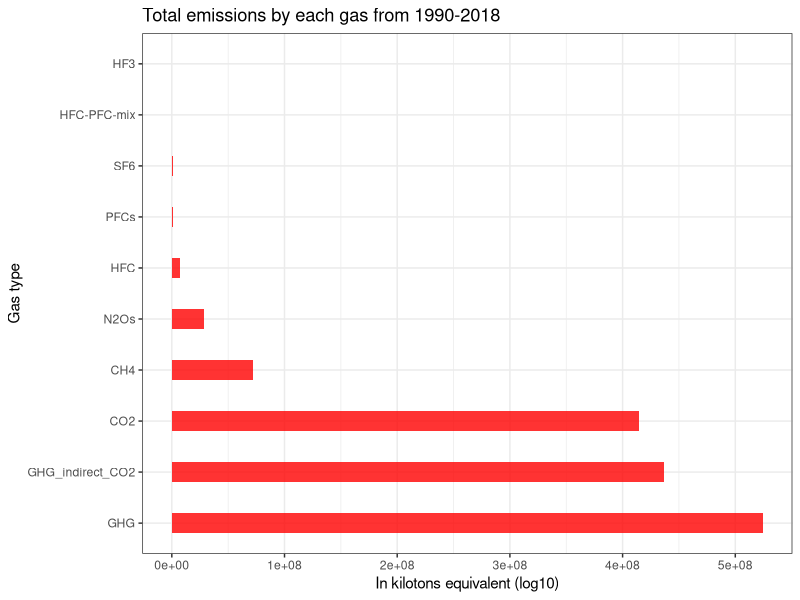
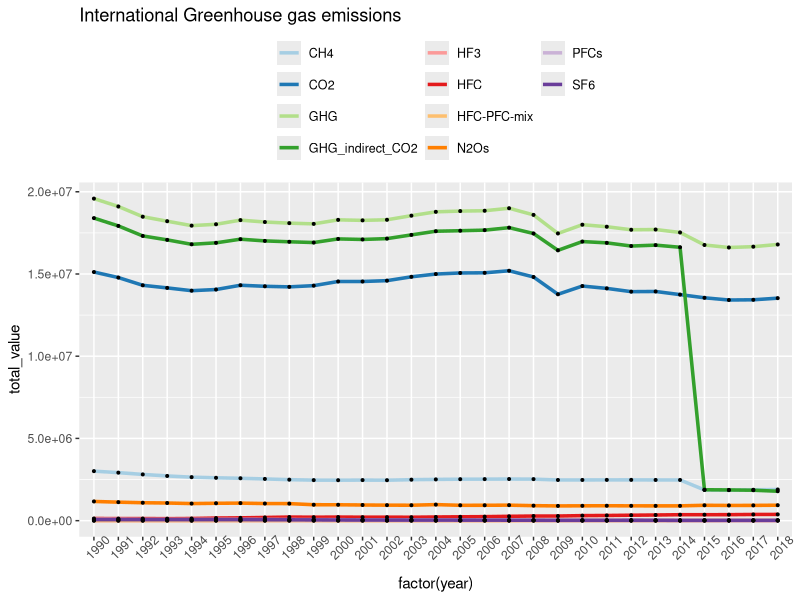
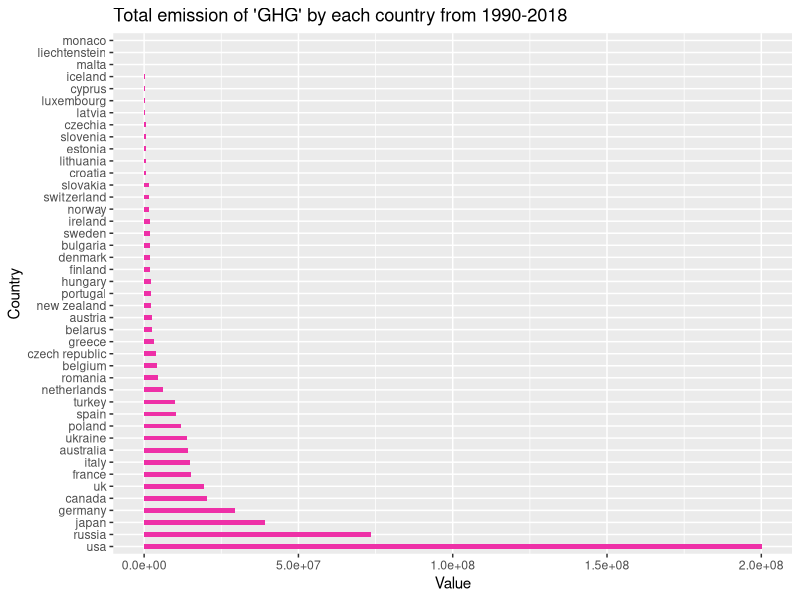
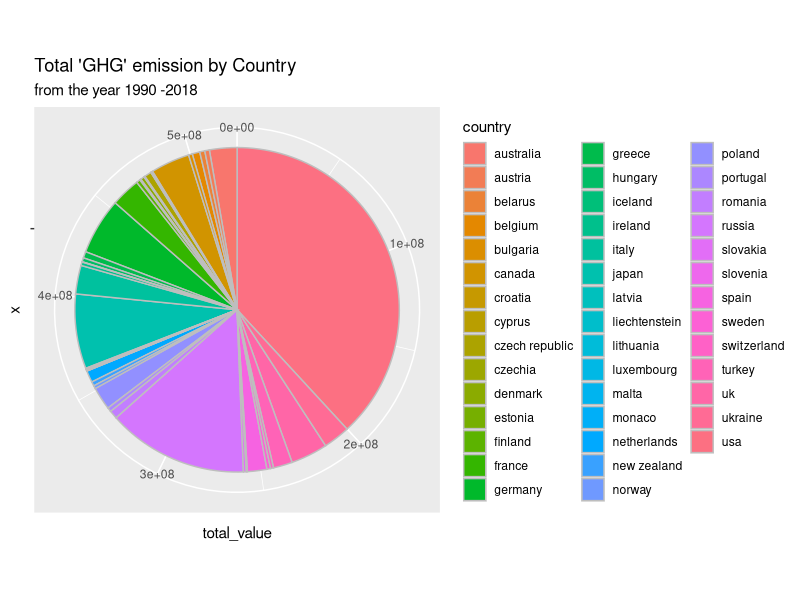
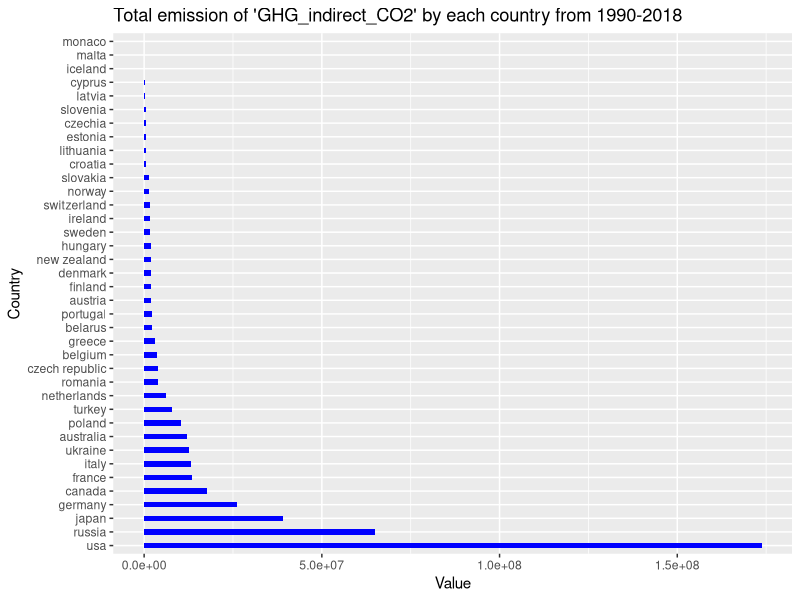
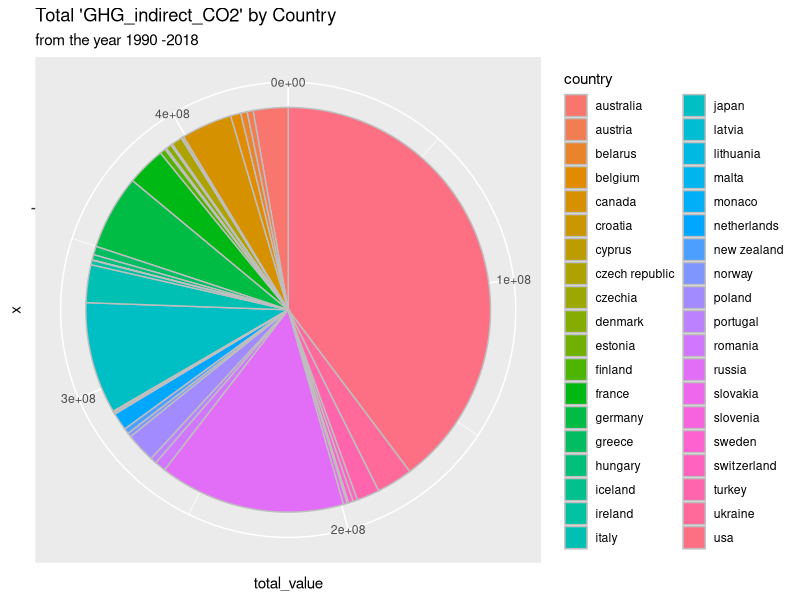
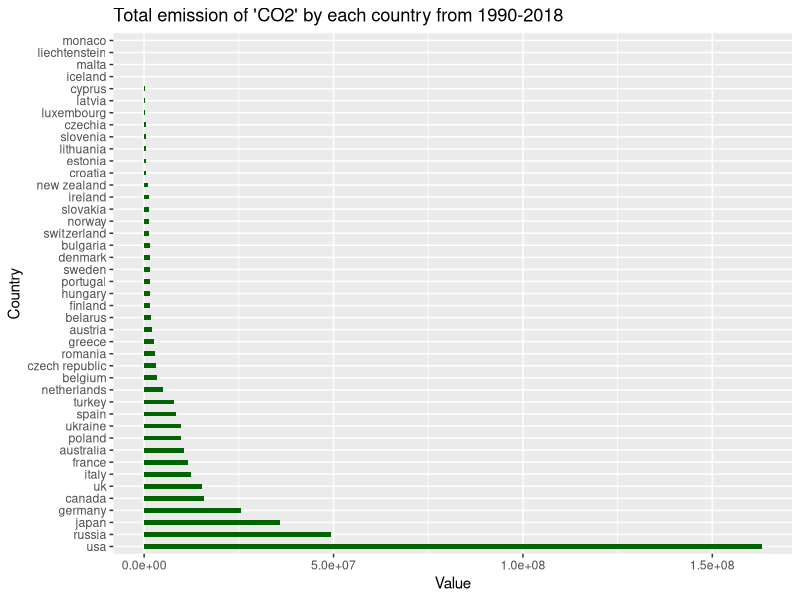
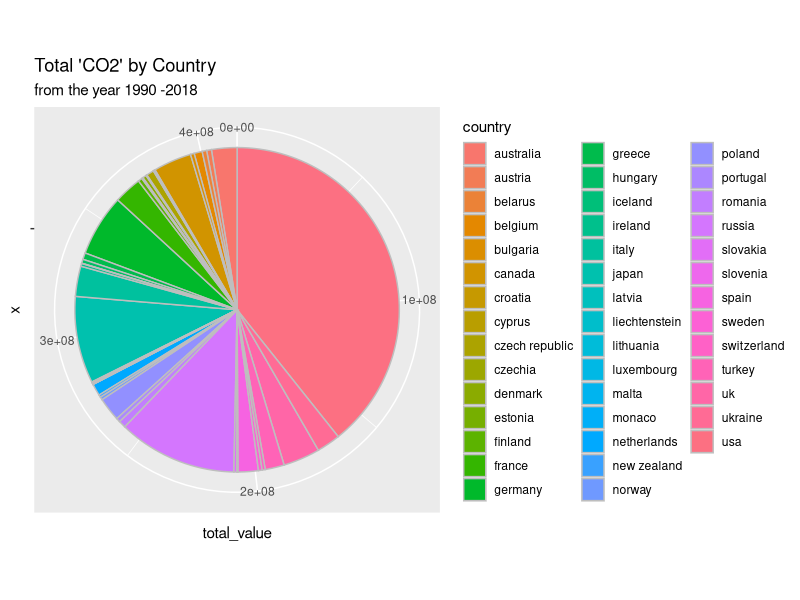

Here is the R script that generated these plots, in order:
## ---- chunk 1
knitr::opts_chunk$set(echo = TRUE)
## ---- chunk 2
#loading required libraries
library(dplyr)#for exploratory data analysis
library(ggplot2)#for data visualization 
#loading the csv file
dataset <- read.csv("greenhouse_gas_inventory_data_data.csv",sep=',',stringsAsFactors = FALSE)
head(dataset)#observing first 6 observations of the dataset

## ---- chunk 3
#checking the dimensions of the dataset
dim(dataset)
#checking the internal structure of dataset
str(dataset)
## ---- chunk 4
#checking is there any missing values in the dataset
any(is.na(dataset))

## ---- chunk 5
#renaming the large data points by using mutate and recode
dataset<-dataset %>% mutate(category=recode(category, 
                                  carbon_dioxide_co2_emissions_without_land_use_land_use_change_and_forestry_lulucf_in_kilotonne_co2_equivalent='CO2',
                                  greenhouse_gas_ghgs_emissions_including_indirect_co2_without_lulucf_in_kilotonne_co2_equivalent='GHG_indirect_CO2',
                                  greenhouse_gas_ghgs_emissions_without_land_use_land_use_change_and_forestry_lulucf_in_kilotonne_co2_equivalent='GHG',
                                  hydrofluorocarbons_hfcs_emissions_in_kilotonne_co2_equivalent='HFC',
                                  methane_ch4_emissions_without_land_use_land_use_change_and_forestry_lulucf_in_kilotonne_co2_equivalent='CH4',
                                  nitrogen_trifluoride_nf3_emissions_in_kilotonne_co2_equivalent='HF3',
                                  nitrous_oxide_n2o_emissions_without_land_use_land_use_change_and_forestry_lulucf_in_kilotonne_co2_equivalent='N2Os',
                                  perfluorocarbons_pfcs_emissions_in_kilotonne_co2_equivalent='PFCs',
                                  sulphur_hexafluoride_sf6_emissions_in_kilotonne_co2_equivalent='SF6',
                                  unspecified_mix_of_hydrofluorocarbons_hfcs_and_perfluorocarbons_pfcs_emissions_in_kilotonne_co2_equivalent='HFC-PFC-mix'))

head(dataset)
## ---- chunk 6
n_distinct(dataset$country_or_area)#gives uniue values

## ---- chunk 7
#renaming the column 'country_or_area_ to 'country' for ease of use

dataset <- dataset %>% rename( country = country_or_area)

## ---- chunk 8
#changing all the values in the country column to the lower case for ease of use
dataset$country <- tolower(dataset$country)

#changing few longer country names to shorter form
dataset[dataset$country=='russian federation','country'] <-'russia'
dataset[dataset$country=='united kingdom','country'] <-'uk'
dataset[dataset$country=='united states of america','country'] <-'usa'

unique(dataset$country)
## ---- chunk 9
#removing euopean union using filter funtion
dataset <- dataset %>% filter(country!='european union')
unique(dataset$country)
## ---- chunk 10
#while converting data from char to numeric we might get NA values because some of our input values are not formatted properly, because they contain commas (i.e. ,) between the numbers. We can remove these commas by using the gsub function.
dataset$value <- gsub(",","",dataset$value)
dataset$value <- as.numeric(dataset$value)
str(dataset)

## ---- chunk 11
total_emissions <- dataset %>% group_by(category) %>%summarise(sum(value))
#arrange the data in descending order 
colnames(total_emissions)[2] <- "total_value"#changing name of column
#ordering the data in descending order
total_emissions <- total_emissions %>% arrange(desc(`total_value`))
# getting sum of a target variable
total_gas_sum <- sum(total_emissions$total_value)
#creating a variable 'each_emission_percentage' to store the percentage of contributions
each_gas_percent <- mutate(total_emissions, each_emission_percentage = (total_emissions$total_value/total_gas_sum)*100)%>% mutate_at(vars(each_emission_percentage), funs(round(., 3)))#to round the values for 3 decimal places
each_gas_percent
## ---- chunk 12
#Visualizing overall emissions of each gas from 1990-2018
ggplot(total_emissions, aes(x=reorder(category,-total_value), y=total_value)) +
    geom_bar(stat="identity", fill="red", alpha=.8, width=.4) +
    xlab("Gas type") +
    ylab("In kilotons equivalent (log10)")+
    ggtitle("Total emissions by each gas from 1990-2018")+
    theme_bw()+
  coord_flip(expand = TRUE)#rotate the axis to avoid data overlapping

## ---- chunk 13
#group the data by category and year
Total_contribution_per_year <- dataset %>% group_by(category,year) %>% 
  summarize(total_value = sum(value),.groups = 'drop')
#now visualizing the grouped data 
ggplot(Total_contribution_per_year, aes(x=factor(year),y=total_value,group=category)) + geom_line(aes(color=category),size=1.2) + #for line plot
  geom_point(size=.7,color='black') +#points in the graph and size of points
  scale_color_brewer(name='',palette='Paired') + #coloring the lining
  theme(legend.position='top') + #placing the legend position
  theme(axis.text.x = element_text(size=9,angle=45),#size of x axis text
        legend.text=element_text(size=9)) + 
  labs(title='International Greenhouse gas emissions')+
  guides(color=guide_legend(ncol=3))


## ---- chunk 14
#selecting a subset of data that only contains "GHG" gas emission
GHG_data <- dataset[dataset$category=='GHG',]
#grouping by each country to know which countries produced highest GHG
GHG_by_country <- GHG_data%>% group_by(country) %>%summarise(sum(value))
colnames(GHG_by_country)[2] <- "total_value"#changing name of column
GHG_by_country <- GHG_by_country %>% arrange(desc(total_value))

## ---- chunk 15
ggplot(GHG_by_country, aes(x= reorder(country, -total_value), y=total_value)) +
    geom_bar(stat="identity", fill="maroon2", alpha=1, width=.4) +
    xlab("Country") +
    ylab("Value")+
    ggtitle("Total emission of 'GHG' by each country from 1990-2018")+
  coord_flip(expand = TRUE)
    
## ---- chunk 16
#visualizing % of contribution of each country
pie <- ggplot(GHG_by_country,aes(x="",y=total_value,fill = country))+
  geom_bar(stat = "identity",colour="gray")
pie+coord_polar("y", start=0,direction = 1)+
  ggtitle("Total 'GHG' emission by Country",subtitle = "from the year 1990 -2018")

## ---- chunk 17
#selecting a subset of data that only contains "GHG" gas emission
GHG_indirect_CO2 <- dataset[dataset$category=='GHG_indirect_CO2',]
#grouping by each country to know which countries produced highest GHG
GHG_indirect_country <- GHG_indirect_CO2%>% group_by(country) %>%summarise(total_value = sum(value),.groups = 'drop')
GHG_indirect_country <- GHG_indirect_country %>% arrange(desc(total_value))

#visualising the GHG_indirect_CO2
ggplot(GHG_indirect_country, aes(x= reorder(country, -total_value), y=total_value)) +
    geom_bar(stat="identity", fill="blue", alpha=1, width=.4) +
    xlab("Country") +
    ylab("Value")+
    ggtitle("Total emission of 'GHG_indirect_CO2' by each country from 1990-2018")+
  coord_flip(expand = TRUE)

## ---- chunk 18
#visualizing % of contribution of each country
pie <- ggplot(GHG_indirect_country,aes(x="",y=total_value,fill = country))+
  geom_bar(stat = "identity",colour="gray")
pie+coord_polar("y", start=0,direction = 1)+
  ggtitle("Total 'GHG_indirect_CO2' by Country",subtitle = "from the year 1990 -2018")
## ---- chunk 19
#selecting a subset of data that only contains "CO2" gas emission
CO2_data <- dataset[dataset$category=='CO2',]
#grouping by each country to know which countries produced highest GHG
CO2_by_country <- CO2_data%>% group_by(country) %>%summarise(total_value = sum(value),.groups = 'drop')
CO2_by_country <- CO2_by_country %>% arrange(desc(total_value))

#visualising the GHG_indirect_CO2
ggplot(CO2_by_country, aes(x= reorder(country, -total_value), y=total_value)) +
    geom_bar(stat="identity", fill="darkgreen", alpha=1, width=.4) +
    xlab("Country") +
    ylab("Value")+
    ggtitle("Total emission of 'CO2' by each country from 1990-2018")+
  coord_flip(expand = TRUE)

## ---- chunk 20
#visualizing % of contribution of each country
pie <- ggplot(CO2_by_country,aes(x="",y=total_value,fill = country))+
  geom_bar(stat = "identity",colour="gray")
pie+coord_polar("y", start=0,direction = 1)+
  ggtitle("Total 'CO2' by Country",subtitle = "from the year 1990 -2018")

## ---- chunk 21
#selecting a subset of data that only contains "CO2" gas emission
CH4_data <- dataset[dataset$category=='CH4',]
#grouping by each country to know which countries produced highest GHG
CH4_by_country <- CH4_data%>% group_by(country) %>%summarise(total_value = sum(value),.groups = 'drop')
CH4_by_country <- CH4_by_country %>% arrange(desc(total_value))

#visualising the GHG_indirect_CO2
ggplot(CH4_by_country, aes(x= reorder(country, -total_value), y=total_value)) +
    geom_bar(stat="identity", fill="cyan4", alpha=1, width=.4) +
    xlab("Country") +
    ylab("Value")+
    ggtitle("Total emission of 'CH4' by each country from 1990-2018")+
  coord_flip(expand = TRUE)

## ---- chunk 22
#visualizing % of contribution of each country
pie <- ggplot(CH4_by_country,aes(x="",y=total_value,fill = country))+
  geom_bar(stat = "identity",colour="gray")
pie+coord_polar("y", start=0,direction = 1)+
  ggtitle("Total 'CH4' by Country",subtitle = "from the year 1990 -2018")+
  ylab("In kilotons equivalent")

## ---- chunk 23
#subset the top seven 7 countries for each of high emissioned gas
category <- c('ghg','ghg','ghg','ghg','ghg','ghg','ghg')
GHG_top_countries <- data.frame(GHG_by_country[c(1:7),],category)
## ---- chunk 24
#adding a new column for each type of gas 
category <- c('ghg_indirect_co2','ghg_indirect_co2','ghg_indirect_co2','ghg_indirect_co2','ghg_indirect_co2','ghg_indirect_co2','ghg_indirect_co2')
GHG_indirect_top <- data.frame(GHG_indirect_country[c(1:7),],category)
## ---- chunk 25
#adding a new column for each type of gas 
category <- c('co2','co2','co2','co2','co2','co2','co2')
CO2_top_countries <- data.frame(CO2_by_country[c(1:7),],category)
## ---- chunk 26
#adding a new column for each type of gas 
category <-c('ch4','ch4','ch4','ch4','ch4','ch4','ch4')
CH4_top_countries <-data.frame(CH4_by_country[c(1:7),],category)

## ---- chunk 27
#using rbind we can combine all the data and make it visualize clearly
total_top_countries <- rbind(GHG_top_countries,GHG_indirect_top,CO2_top_countries,CH4_top_countries)
## ---- chunk 28
#plotting all the top gases and country's each contribution
col_chart<- ggplot(data = total_top_countries)+
  geom_col(mapping = aes(x = reorder(country, -total_value), y = total_value, fill = category))+
  theme(axis.text.x = element_text(size=10),
        legend.text=element_text(size=10))+
  xlab("Country")+
  ylab("In kilotons equivalent")+
  ggtitle("Combine highest gas producing countries")
col_chart

## ---- chunk 29
#changing the bars to individual
ggplot(data = total_top_countries)+
  geom_col(mapping = aes(x = reorder(country, -total_value), y = total_value, fill = category),position = "dodge")+
  xlab("Country")+
  ylab("In kilotons equivalent")+
  ggtitle("Combine highest gas producing countries")
## ---- chunk 30

## ---- chunk 31
#analysis of USA country emissions 
usa_emissions <- dataset[dataset$country=='usa',] #selecting data for a single country
usa_emissions %>% group_by(category, year) %>% #grouping category and year together
  summarise(total_value=sum(value),.groups = 'drop')%>%
  ggplot(aes(x=year,y=total_value, col=category ))+#plotting a line plot
  geom_line(na.rm=TRUE, size=1)+
  geom_point(size=.5,alpha = .5,color = "black")+
  scale_color_brewer(name='',palette='Paired')+
  theme_minimal()+
  labs(title='USA Gas Emissions',
       subtitle= 'in kilotons , from 1990-2018')+
  xlab('year')+ylab('')


## ---- chunk 32

## ---- chunk 33
#visualizing bar plot to know the portion of each emission gases and compare with each other
 usa_emissions %>% group_by(category, year) %>% 
  summarise(total_value=sum(value),.groups = 'drop')%>%
  ggplot(aes(x=category, y=total_value,fill = category))+
  geom_col(width = .6)+
  theme(axis.text.x = element_text(size=10))+#increasing the length of x axis text
  xlab("Category")+
  ylab("In kilotons equivalent")+
  labs(title='USA Gas Emissions',
       subtitle= 'in kilotons , from 1990-2018')
  

## ---- chunk 34
#lets find out the % of emission of each USA gases from 1990 to 2018
usa_gas_wise_total <- usa_emissions%>% group_by(category) %>%summarise(total_value = sum(value),.groups = 'drop')
#find the sum of total country gas emission
usa_sum <- sum(usa_gas_wise_total$total_value)
#create a column name 'emission_percentage and calculate the % of contribution'
usa_percentage <- mutate(usa_gas_wise_total, usa_emission_percentage = (usa_gas_wise_total$total_value/usa_sum)*100)%>% mutate_at(vars(usa_emission_percentage), funs(round(., 3)))
usa_percentage

## ---- chunk 35
#analysis of Russia country emissions 
russia_emissions <- dataset[dataset$country=='russia',] #selecting data for a single country
russia_emissions %>% group_by(category, year) %>% #grouping category and year together
  summarise(total_value=sum(value),.groups = 'drop')%>%
  ggplot(aes(x=year,y=total_value, col=category ))+#plotting a line plot
  geom_line(na.rm=TRUE, size=1)+
  geom_point(size=.5,alpha = .5,color = "black")+
  scale_color_brewer(name='',palette='Paired')+
  theme_minimal()+
  labs(title='Russia Gas Emissions',
       subtitle= 'in kilotons , from 1990-2018')+
  xlab('year')+ylab('')
## ---- chunk 36
#visualizing bar plot to know the portion of each emission gases and compare with each other
 russia_emissions %>% group_by(category, year) %>% 
  summarise(total_value=sum(value),.groups = 'drop')%>%
  ggplot(aes(x=category, y=total_value,fill = category))+
  geom_col(width = .6)+
  theme(axis.text.x = element_text(size=10))+#increasing the length of x axis text
  xlab("Category")+
  ylab("In kilotons equivalent")+
  labs(title='Russia Gas Emissions',
       subtitle= 'in kilotons , from 1990-2018')

## ---- chunk 37
#lets find out the % of emission of each Russia gases from 1990 to 2018
russia_gas_wise_total <- russia_emissions%>% group_by(category) %>%summarise(total_value = sum(value),.groups = 'drop')
#find the sum of total country gas emission
russia_sum <- sum(russia_gas_wise_total$total_value)
#create a column name 'emission_percentage and calculate the % of contribution'
russia_percentage <- mutate(russia_gas_wise_total, russia_emission_percentage = (russia_gas_wise_total$total_value/russia_sum)*100)%>% mutate_at(vars(russia_emission_percentage), funs(round(., 3)))
russia_percentage

## ---- chunk 38
#analysis of Japan country emissions 
japan_emissions <- dataset[dataset$country=='japan',] #selecting data for a single country
japan_emissions %>% group_by(category, year) %>% #grouping category and year together
  summarise(total_value=sum(value),.groups = 'drop')%>%
  ggplot(aes(x=year,y=total_value, col=category ))+#plotting a line plot
  geom_line(na.rm=TRUE, size=1)+
  geom_point(size=.5,alpha = .5,color = "black")+
  scale_color_brewer(name='',palette='Paired')+
  theme_minimal()+
  labs(title='Japan Gas Emissions',
       subtitle= 'in kilotons , from 1990-2018')+
  xlab('year')+ylab('')
## ---- chunk 39
#visualizing bar plot to know the portion of each emission gases and compare with each other
 japan_emissions %>% group_by(category, year) %>% 
  summarise(total_value=sum(value),.groups = 'drop')%>%
  ggplot(aes(x=category, y=total_value,fill = category))+
  geom_col(width = .6)+
  theme(axis.text.x = element_text(size=10))+#increasing the length of x axis text
  xlab("Category")+
  ylab("In kilotons equivalent")+
  labs(title='Japan Gas Emissions',
       subtitle= 'in kilotons , from 1990-2018')

## ---- chunk 40
#lets find out the % of emission of each Japan gases from 1990 to 2018
japan_gas_wise_total <- japan_emissions%>% group_by(category) %>%summarise(total_value = sum(value),.groups = 'drop')
#find the sum of total country gas emission
japan_sum <- sum(japan_gas_wise_total$total_value)
#create a column name 'emission_percentage and calculate the % of contribution'
japan_percentage <- mutate(japan_gas_wise_total, japan_emission_percentage = (japan_gas_wise_total$total_value/japan_sum)*100)%>% mutate_at(vars(japan_emission_percentage), funs(round(., 3)))
japan_percentage

## ---- chunk 41
#analysis of Germany country emissions 
germany_emissions <- dataset[dataset$country=='germany',] #selecting data for a single country
germany_emissions %>% group_by(category, year) %>% #grouping category and year together
  summarise(total_value=sum(value),.groups = 'drop')%>%
  ggplot(aes(x=year,y=total_value, col=category ))+#plotting a line plot
  geom_line(na.rm=TRUE, size=1)+
  geom_point(size=.5,alpha = .5,color = "black")+
  scale_color_brewer(name='',palette='Paired')+
  theme_minimal()+
  labs(title='Germany Gas Emissions',
       subtitle= 'in kilotons , from 1990-2018')+
  xlab('year')+ylab('')

## ---- chunk 42
#visualizing bar plot to know the portion of each emission gases and compare with each other
 germany_emissions %>% group_by(category, year) %>% 
  summarise(total_value=sum(value),.groups = 'drop')%>%
  ggplot(aes(x=category, y=total_value,fill = category))+
  geom_col(width = .6)+
  theme(axis.text.x = element_text(size=10))+#increasing the length of x axis text
  xlab("Category")+
  ylab("In kilotons equivalent")+
  labs(title='Germany Gas Emissions',
       subtitle= 'in kilotons , from 1990-2018')

## ---- chunk 43
#lets find out the % of emission of each Japan gases from 1990 to 2018
germany_gas_wise_total <- germany_emissions%>% group_by(category) %>%summarise(total_value = sum(value),.groups = 'drop')
#find the sum of total country gas emission
germany_sum <- sum(germany_gas_wise_total$total_value)
#create a column name 'emission_percentage and calculate the % of contribution'
germany_percentage <- mutate(germany_gas_wise_total, germany_emission_percentage = (germany_gas_wise_total$total_value/germany_sum)*100)%>% mutate_at(vars(germany_emission_percentage), funs(round(., 3)))
germany_percentage

## ---- chunk 44
total_gases_by_each_country <- dataset%>% group_by(country) %>%summarise(total_value = sum(value),.groups = 'drop')
#find the sum of total country gas emission
total_sum <- sum(total_gases_by_each_country$total_value)
#create a column name 'emission_percentage and calculate the % of contribution'
each_country_percentage <- mutate(total_gases_by_each_country, country_emission_percentage = (total_gases_by_each_country$total_value/total_sum)*100)%>% mutate_at(vars(country_emission_percentage), funs(round(., 3)))
#sorting the data from highest to lowest using order
each_country_percentage<- each_country_percentage[order(each_country_percentage$country_emission_percentage,decreasing = TRUE),]

each_country_percentage

## ---- chunk 45
#selecting top 4 countries data
top_4_countries <- each_country_percentage[1:4,]

#selcting remaining all other countries sum of 'total_value' and emission percentage
remaining_39_countries <- each_country_percentage[5:43,]
total_value <- sum(remaining_39_countries$total_value)
country_emission_percentage <- sum(remaining_39_countries$country_emission_percentage)
country <- "All other countries"
rest_of_countries_data <- data.frame(country,total_value,country_emission_percentage)
final_data <- rbind(top_4_countries,rest_of_countries_data)
final_data

## ---- chunk 46
#graphical representation of top 4 countries VS all other countries
pie <- ggplot(final_data,aes(x="",y=country_emission_percentage,fill = country))+
  geom_bar(stat = "identity",colour="gray")
pie+coord_polar("y", start=0,direction = 1)+
  geom_text(aes(label = country_emission_percentage), position = position_stack(vjust = 0.5))+
  ggtitle("top 4 countries vs all other countries",subtitle = "from the year 1990 -2018")+
  ylab("In emission %")
